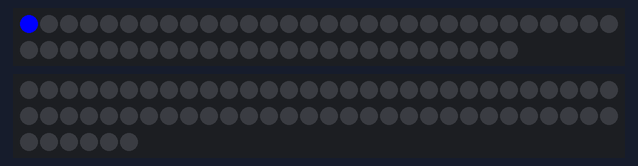
A sketch run on a simulated Arduino Uno, built with avr-gcc and run on an emulated ATmega328P. Parts: 55 RGB LEDs in strip order, left to right, continuing on the next row, 66 RGB LEDs in strip order, left to right, continuing on the next row. Dim RGB values are drawn brighter than linear; what the sketch prints to the serial monitor is not drawn.

Above: at 0.01 s.
At 0.83 s:
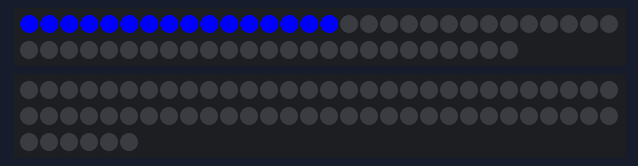
At 1.66 s:
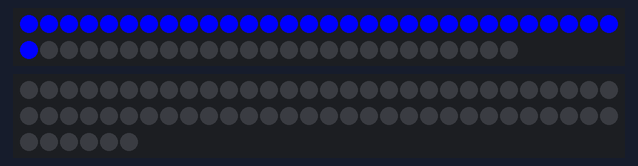
At 3.37 s:
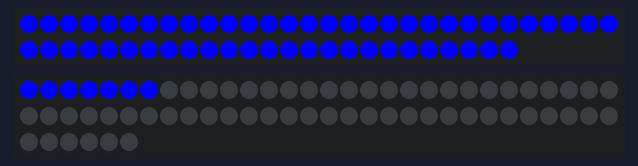
At 6.7 s:
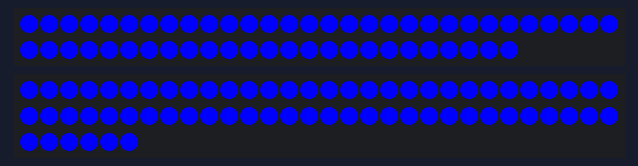
At 7.7 s:
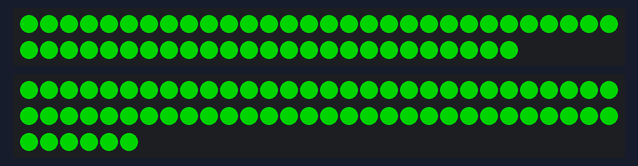

The sketch:

basic.ino
```cpp
#include "FastLED.h"
#define strip1 55
#define strip2 66

CRGB ledsA[strip1];
CRGB ledsB[strip2];

void startupLight(){
  for(int dot = 0; dot < strip1 + 1; dot++){
    if(dot != strip1){
      ledsA[dot] = CRGB::Blue;
      FastLED.show();
      delay(50);
      Serial.write(dot);
    }else{
     for(int dot = 0; dot < strip2 + 1; dot++)
     {
      if(dot != strip2){
        ledsB[dot] = CRGB::Blue;
        FastLED.show();
        delay(50);
        }else{
          delay(500);
          clearAll();
          delay(500);
          fill_solid(ledsA, strip1, CRGB::Green);
          fill_solid(ledsB, strip2, CRGB::Green);
          FastLED.show();
          delay(1000);
          clearAll();
        }
      }
    }
  }
}

void clearAll(){
  fill_solid(ledsA, strip1, CRGB::Black);
  fill_solid(ledsB, strip2, CRGB::Black);
  FastLED.show();
}
void setup() {
 Serial.begin(9600);
 FastLED.addLeds<NEOPIXEL, 6>(ledsA, strip1);
 FastLED.addLeds<NEOPIXEL, 3>(ledsB, strip2);
 startupLight();
 FastLED.setTemperature(Candle);

}
 void loop(){

  FastLED.show();
 }
```

Measured:
- what the display in image 4 shows lasts 0.6 s, from 6.6 s to 7.2 s
- what the display in image 5 shows lasts 1.0 s, from 7.7 s to 8.7 s
